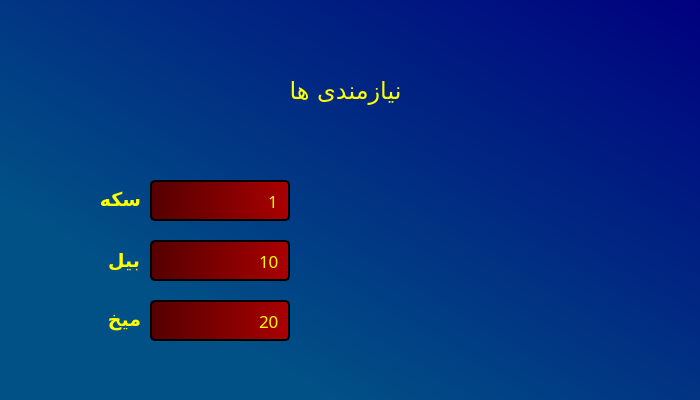
<?xml version="1.0" encoding="UTF-8"?>
<ui version="4.0">
 <class>LockLands</class>
 <widget class="QDialog" name="LockLands">
  <property name="geometry">
   <rect>
    <x>0</x>
    <y>0</y>
    <width>700</width>
    <height>400</height>
   </rect>
  </property>
  <property name="windowTitle">
   <string>Dialog</string>
  </property>
  <property name="styleSheet">
   <string notr="true">background-color: qlineargradient(spread:pad, x1:0.216346, y1:0.744, x2:1, y2:0, stop:0 rgba(1, 81, 134, 255), stop:1 rgba(0, 0, 127, 255));
</string>
  </property>
  <widget class="QLabel" name="pic">
   <property name="geometry">
    <rect>
     <x>350</x>
     <y>0</y>
     <width>401</width>
     <height>400</height>
    </rect>
   </property>
   <property name="styleSheet">
    <string notr="true">background-color: transparent;</string>
   </property>
   <property name="text">
    <string/>
   </property>
   <property name="pixmap">
    <pixmap resource="pic.qrc">:/tools/otherPic/doorLock.png</pixmap>
   </property>
   <property name="scaledContents">
    <bool>true</bool>
   </property>
  </widget>
  <widget class="QLabel" name="label">
   <property name="geometry">
    <rect>
     <x>270</x>
     <y>60</y>
     <width>151</width>
     <height>61</height>
    </rect>
   </property>
   <property name="font">
    <font>
     <family>B Morvarid</family>
     <pointsize>18</pointsize>
    </font>
   </property>
   <property name="styleSheet">
    <string notr="true">background-color: transparent;
color: rgb(255, 255, 0);</string>
   </property>
   <property name="text">
    <string>نیازمندی ها</string>
   </property>
   <property name="alignment">
    <set>Qt::AlignCenter</set>
   </property>
  </widget>
  <widget class="QLineEdit" name="nailShow">
   <property name="geometry">
    <rect>
     <x>150</x>
     <y>300</y>
     <width>140</width>
     <height>41</height>
    </rect>
   </property>
   <property name="palette">
    <palette>
     <active>
      <colorrole role="WindowText">
       <brush brushstyle="SolidPattern">
        <color alpha="255">
         <red>255</red>
         <green>255</green>
         <blue>0</blue>
        </color>
       </brush>
      </colorrole>
      <colorrole role="Button">
       <brush brushstyle="LinearGradientPattern">
        <gradient startx="0.000000000000000" starty="0.000000000000000" endx="1.000000000000000" endy="0.000000000000000" type="LinearGradient" spread="ReflectSpread" coordinatemode="ObjectBoundingMode">
         <gradientstop position="0.000000000000000">
          <color alpha="255">
           <red>85</red>
           <green>0</green>
           <blue>0</blue>
          </color>
         </gradientstop>
         <gradientstop position="1.000000000000000">
          <color alpha="255">
           <red>170</red>
           <green>0</green>
           <blue>0</blue>
          </color>
         </gradientstop>
        </gradient>
       </brush>
      </colorrole>
      <colorrole role="Text">
       <brush brushstyle="SolidPattern">
        <color alpha="255">
         <red>255</red>
         <green>255</green>
         <blue>0</blue>
        </color>
       </brush>
      </colorrole>
      <colorrole role="ButtonText">
       <brush brushstyle="SolidPattern">
        <color alpha="255">
         <red>255</red>
         <green>255</green>
         <blue>0</blue>
        </color>
       </brush>
      </colorrole>
      <colorrole role="Base">
       <brush brushstyle="LinearGradientPattern">
        <gradient startx="0.000000000000000" starty="0.000000000000000" endx="1.000000000000000" endy="0.000000000000000" type="LinearGradient" spread="ReflectSpread" coordinatemode="ObjectBoundingMode">
         <gradientstop position="0.000000000000000">
          <color alpha="255">
           <red>85</red>
           <green>0</green>
           <blue>0</blue>
          </color>
         </gradientstop>
         <gradientstop position="1.000000000000000">
          <color alpha="255">
           <red>170</red>
           <green>0</green>
           <blue>0</blue>
          </color>
         </gradientstop>
        </gradient>
       </brush>
      </colorrole>
      <colorrole role="Window">
       <brush brushstyle="LinearGradientPattern">
        <gradient startx="0.000000000000000" starty="0.000000000000000" endx="1.000000000000000" endy="0.000000000000000" type="LinearGradient" spread="ReflectSpread" coordinatemode="ObjectBoundingMode">
         <gradientstop position="0.000000000000000">
          <color alpha="255">
           <red>85</red>
           <green>0</green>
           <blue>0</blue>
          </color>
         </gradientstop>
         <gradientstop position="1.000000000000000">
          <color alpha="255">
           <red>170</red>
           <green>0</green>
           <blue>0</blue>
          </color>
         </gradientstop>
        </gradient>
       </brush>
      </colorrole>
      <colorrole role="PlaceholderText">
       <brush brushstyle="SolidPattern">
        <color alpha="128">
         <red>127</red>
         <green>127</green>
         <blue>127</blue>
        </color>
       </brush>
      </colorrole>
     </active>
     <inactive>
      <colorrole role="WindowText">
       <brush brushstyle="SolidPattern">
        <color alpha="255">
         <red>255</red>
         <green>255</green>
         <blue>0</blue>
        </color>
       </brush>
      </colorrole>
      <colorrole role="Button">
       <brush brushstyle="LinearGradientPattern">
        <gradient startx="0.000000000000000" starty="0.000000000000000" endx="1.000000000000000" endy="0.000000000000000" type="LinearGradient" spread="ReflectSpread" coordinatemode="ObjectBoundingMode">
         <gradientstop position="0.000000000000000">
          <color alpha="255">
           <red>85</red>
           <green>0</green>
           <blue>0</blue>
          </color>
         </gradientstop>
         <gradientstop position="1.000000000000000">
          <color alpha="255">
           <red>170</red>
           <green>0</green>
           <blue>0</blue>
          </color>
         </gradientstop>
        </gradient>
       </brush>
      </colorrole>
      <colorrole role="Text">
       <brush brushstyle="SolidPattern">
        <color alpha="255">
         <red>255</red>
         <green>255</green>
         <blue>0</blue>
        </color>
       </brush>
      </colorrole>
      <colorrole role="ButtonText">
       <brush brushstyle="SolidPattern">
        <color alpha="255">
         <red>255</red>
         <green>255</green>
         <blue>0</blue>
        </color>
       </brush>
      </colorrole>
      <colorrole role="Base">
       <brush brushstyle="LinearGradientPattern">
        <gradient startx="0.000000000000000" starty="0.000000000000000" endx="1.000000000000000" endy="0.000000000000000" type="LinearGradient" spread="ReflectSpread" coordinatemode="ObjectBoundingMode">
         <gradientstop position="0.000000000000000">
          <color alpha="255">
           <red>85</red>
           <green>0</green>
           <blue>0</blue>
          </color>
         </gradientstop>
         <gradientstop position="1.000000000000000">
          <color alpha="255">
           <red>170</red>
           <green>0</green>
           <blue>0</blue>
          </color>
         </gradientstop>
        </gradient>
       </brush>
      </colorrole>
      <colorrole role="Window">
       <brush brushstyle="LinearGradientPattern">
        <gradient startx="0.000000000000000" starty="0.000000000000000" endx="1.000000000000000" endy="0.000000000000000" type="LinearGradient" spread="ReflectSpread" coordinatemode="ObjectBoundingMode">
         <gradientstop position="0.000000000000000">
          <color alpha="255">
           <red>85</red>
           <green>0</green>
           <blue>0</blue>
          </color>
         </gradientstop>
         <gradientstop position="1.000000000000000">
          <color alpha="255">
           <red>170</red>
           <green>0</green>
           <blue>0</blue>
          </color>
         </gradientstop>
        </gradient>
       </brush>
      </colorrole>
      <colorrole role="PlaceholderText">
       <brush brushstyle="SolidPattern">
        <color alpha="128">
         <red>127</red>
         <green>127</green>
         <blue>127</blue>
        </color>
       </brush>
      </colorrole>
     </inactive>
     <disabled>
      <colorrole role="WindowText">
       <brush brushstyle="SolidPattern">
        <color alpha="255">
         <red>255</red>
         <green>255</green>
         <blue>0</blue>
        </color>
       </brush>
      </colorrole>
      <colorrole role="Button">
       <brush brushstyle="LinearGradientPattern">
        <gradient startx="0.000000000000000" starty="0.000000000000000" endx="1.000000000000000" endy="0.000000000000000" type="LinearGradient" spread="ReflectSpread" coordinatemode="ObjectBoundingMode">
         <gradientstop position="0.000000000000000">
          <color alpha="255">
           <red>85</red>
           <green>0</green>
           <blue>0</blue>
          </color>
         </gradientstop>
         <gradientstop position="1.000000000000000">
          <color alpha="255">
           <red>170</red>
           <green>0</green>
           <blue>0</blue>
          </color>
         </gradientstop>
        </gradient>
       </brush>
      </colorrole>
      <colorrole role="Text">
       <brush brushstyle="SolidPattern">
        <color alpha="255">
         <red>255</red>
         <green>255</green>
         <blue>0</blue>
        </color>
       </brush>
      </colorrole>
      <colorrole role="ButtonText">
       <brush brushstyle="SolidPattern">
        <color alpha="255">
         <red>255</red>
         <green>255</green>
         <blue>0</blue>
        </color>
       </brush>
      </colorrole>
      <colorrole role="Base">
       <brush brushstyle="LinearGradientPattern">
        <gradient startx="0.000000000000000" starty="0.000000000000000" endx="1.000000000000000" endy="0.000000000000000" type="LinearGradient" spread="ReflectSpread" coordinatemode="ObjectBoundingMode">
         <gradientstop position="0.000000000000000">
          <color alpha="255">
           <red>85</red>
           <green>0</green>
           <blue>0</blue>
          </color>
         </gradientstop>
         <gradientstop position="1.000000000000000">
          <color alpha="255">
           <red>170</red>
           <green>0</green>
           <blue>0</blue>
          </color>
         </gradientstop>
        </gradient>
       </brush>
      </colorrole>
      <colorrole role="Window">
       <brush brushstyle="LinearGradientPattern">
        <gradient startx="0.000000000000000" starty="0.000000000000000" endx="1.000000000000000" endy="0.000000000000000" type="LinearGradient" spread="ReflectSpread" coordinatemode="ObjectBoundingMode">
         <gradientstop position="0.000000000000000">
          <color alpha="255">
           <red>85</red>
           <green>0</green>
           <blue>0</blue>
          </color>
         </gradientstop>
         <gradientstop position="1.000000000000000">
          <color alpha="255">
           <red>170</red>
           <green>0</green>
           <blue>0</blue>
          </color>
         </gradientstop>
        </gradient>
       </brush>
      </colorrole>
      <colorrole role="PlaceholderText">
       <brush brushstyle="SolidPattern">
        <color alpha="128">
         <red>127</red>
         <green>127</green>
         <blue>127</blue>
        </color>
       </brush>
      </colorrole>
     </disabled>
    </palette>
   </property>
   <property name="font">
    <font>
     <family>Arial Rounded MT Bold</family>
     <pointsize>13</pointsize>
     <weight>50</weight>
     <bold>false</bold>
    </font>
   </property>
   <property name="cursor">
    <cursorShape>ArrowCursor</cursorShape>
   </property>
   <property name="focusPolicy">
    <enum>Qt::NoFocus</enum>
   </property>
   <property name="styleSheet">
    <string notr="true">background-color: qlineargradient(spread:reflect, x1:0, y1:0, x2:1, y2:0, stop:0 rgba(85, 0, 0, 255), stop:1 rgba(170, 0, 0, 255));
color: rgb(255, 255, 0);
border:2px solid black;
border-radius:5px;
padding:6px;

</string>
   </property>
   <property name="text">
    <string>20</string>
   </property>
   <property name="maxLength">
    <number>20</number>
   </property>
   <property name="echoMode">
    <enum>QLineEdit::Normal</enum>
   </property>
   <property name="cursorPosition">
    <number>2</number>
   </property>
   <property name="alignment">
    <set>Qt::AlignRight|Qt::AlignTrailing|Qt::AlignVCenter</set>
   </property>
   <property name="dragEnabled">
    <bool>false</bool>
   </property>
   <property name="readOnly">
    <bool>true</bool>
   </property>
   <property name="cursorMoveStyle">
    <enum>Qt::LogicalMoveStyle</enum>
   </property>
   <property name="clearButtonEnabled">
    <bool>false</bool>
   </property>
  </widget>
  <widget class="QLabel" name="nail">
   <property name="geometry">
    <rect>
     <x>50</x>
     <y>299</y>
     <width>91</width>
     <height>41</height>
    </rect>
   </property>
   <property name="font">
    <font>
     <family>B Koodak</family>
     <pointsize>14</pointsize>
     <weight>75</weight>
     <bold>true</bold>
    </font>
   </property>
   <property name="styleSheet">
    <string notr="true">color: rgb(255, 255, 0);
background-color: transparent;</string>
   </property>
   <property name="midLineWidth">
    <number>0</number>
   </property>
   <property name="text">
    <string>میخ</string>
   </property>
   <property name="textFormat">
    <enum>Qt::PlainText</enum>
   </property>
   <property name="alignment">
    <set>Qt::AlignLeading|Qt::AlignLeft|Qt::AlignVCenter</set>
   </property>
  </widget>
  <widget class="QLineEdit" name="shovelShow">
   <property name="geometry">
    <rect>
     <x>150</x>
     <y>240</y>
     <width>140</width>
     <height>41</height>
    </rect>
   </property>
   <property name="palette">
    <palette>
     <active>
      <colorrole role="WindowText">
       <brush brushstyle="SolidPattern">
        <color alpha="255">
         <red>255</red>
         <green>255</green>
         <blue>0</blue>
        </color>
       </brush>
      </colorrole>
      <colorrole role="Button">
       <brush brushstyle="LinearGradientPattern">
        <gradient startx="0.000000000000000" starty="0.000000000000000" endx="1.000000000000000" endy="0.000000000000000" type="LinearGradient" spread="ReflectSpread" coordinatemode="ObjectBoundingMode">
         <gradientstop position="0.000000000000000">
          <color alpha="255">
           <red>85</red>
           <green>0</green>
           <blue>0</blue>
          </color>
         </gradientstop>
         <gradientstop position="1.000000000000000">
          <color alpha="255">
           <red>170</red>
           <green>0</green>
           <blue>0</blue>
          </color>
         </gradientstop>
        </gradient>
       </brush>
      </colorrole>
      <colorrole role="Text">
       <brush brushstyle="SolidPattern">
        <color alpha="255">
         <red>255</red>
         <green>255</green>
         <blue>0</blue>
        </color>
       </brush>
      </colorrole>
      <colorrole role="ButtonText">
       <brush brushstyle="SolidPattern">
        <color alpha="255">
         <red>255</red>
         <green>255</green>
         <blue>0</blue>
        </color>
       </brush>
      </colorrole>
      <colorrole role="Base">
       <brush brushstyle="LinearGradientPattern">
        <gradient startx="0.000000000000000" starty="0.000000000000000" endx="1.000000000000000" endy="0.000000000000000" type="LinearGradient" spread="ReflectSpread" coordinatemode="ObjectBoundingMode">
         <gradientstop position="0.000000000000000">
          <color alpha="255">
           <red>85</red>
           <green>0</green>
           <blue>0</blue>
          </color>
         </gradientstop>
         <gradientstop position="1.000000000000000">
          <color alpha="255">
           <red>170</red>
           <green>0</green>
           <blue>0</blue>
          </color>
         </gradientstop>
        </gradient>
       </brush>
      </colorrole>
      <colorrole role="Window">
       <brush brushstyle="LinearGradientPattern">
        <gradient startx="0.000000000000000" starty="0.000000000000000" endx="1.000000000000000" endy="0.000000000000000" type="LinearGradient" spread="ReflectSpread" coordinatemode="ObjectBoundingMode">
         <gradientstop position="0.000000000000000">
          <color alpha="255">
           <red>85</red>
           <green>0</green>
           <blue>0</blue>
          </color>
         </gradientstop>
         <gradientstop position="1.000000000000000">
          <color alpha="255">
           <red>170</red>
           <green>0</green>
           <blue>0</blue>
          </color>
         </gradientstop>
        </gradient>
       </brush>
      </colorrole>
      <colorrole role="PlaceholderText">
       <brush brushstyle="SolidPattern">
        <color alpha="128">
         <red>127</red>
         <green>127</green>
         <blue>127</blue>
        </color>
       </brush>
      </colorrole>
     </active>
     <inactive>
      <colorrole role="WindowText">
       <brush brushstyle="SolidPattern">
        <color alpha="255">
         <red>255</red>
         <green>255</green>
         <blue>0</blue>
        </color>
       </brush>
      </colorrole>
      <colorrole role="Button">
       <brush brushstyle="LinearGradientPattern">
        <gradient startx="0.000000000000000" starty="0.000000000000000" endx="1.000000000000000" endy="0.000000000000000" type="LinearGradient" spread="ReflectSpread" coordinatemode="ObjectBoundingMode">
         <gradientstop position="0.000000000000000">
          <color alpha="255">
           <red>85</red>
           <green>0</green>
           <blue>0</blue>
          </color>
         </gradientstop>
         <gradientstop position="1.000000000000000">
          <color alpha="255">
           <red>170</red>
           <green>0</green>
           <blue>0</blue>
          </color>
         </gradientstop>
        </gradient>
       </brush>
      </colorrole>
      <colorrole role="Text">
       <brush brushstyle="SolidPattern">
        <color alpha="255">
         <red>255</red>
         <green>255</green>
         <blue>0</blue>
        </color>
       </brush>
      </colorrole>
      <colorrole role="ButtonText">
       <brush brushstyle="SolidPattern">
        <color alpha="255">
         <red>255</red>
         <green>255</green>
         <blue>0</blue>
        </color>
       </brush>
      </colorrole>
      <colorrole role="Base">
       <brush brushstyle="LinearGradientPattern">
        <gradient startx="0.000000000000000" starty="0.000000000000000" endx="1.000000000000000" endy="0.000000000000000" type="LinearGradient" spread="ReflectSpread" coordinatemode="ObjectBoundingMode">
         <gradientstop position="0.000000000000000">
          <color alpha="255">
           <red>85</red>
           <green>0</green>
           <blue>0</blue>
          </color>
         </gradientstop>
         <gradientstop position="1.000000000000000">
          <color alpha="255">
           <red>170</red>
           <green>0</green>
           <blue>0</blue>
          </color>
         </gradientstop>
        </gradient>
       </brush>
      </colorrole>
      <colorrole role="Window">
       <brush brushstyle="LinearGradientPattern">
        <gradient startx="0.000000000000000" starty="0.000000000000000" endx="1.000000000000000" endy="0.000000000000000" type="LinearGradient" spread="ReflectSpread" coordinatemode="ObjectBoundingMode">
         <gradientstop position="0.000000000000000">
          <color alpha="255">
           <red>85</red>
           <green>0</green>
           <blue>0</blue>
          </color>
         </gradientstop>
         <gradientstop position="1.000000000000000">
          <color alpha="255">
           <red>170</red>
           <green>0</green>
           <blue>0</blue>
          </color>
         </gradientstop>
        </gradient>
       </brush>
      </colorrole>
      <colorrole role="PlaceholderText">
       <brush brushstyle="SolidPattern">
        <color alpha="128">
         <red>127</red>
         <green>127</green>
         <blue>127</blue>
        </color>
       </brush>
      </colorrole>
     </inactive>
     <disabled>
      <colorrole role="WindowText">
       <brush brushstyle="SolidPattern">
        <color alpha="255">
         <red>255</red>
         <green>255</green>
         <blue>0</blue>
        </color>
       </brush>
      </colorrole>
      <colorrole role="Button">
       <brush brushstyle="LinearGradientPattern">
        <gradient startx="0.000000000000000" starty="0.000000000000000" endx="1.000000000000000" endy="0.000000000000000" type="LinearGradient" spread="ReflectSpread" coordinatemode="ObjectBoundingMode">
         <gradientstop position="0.000000000000000">
          <color alpha="255">
           <red>85</red>
           <green>0</green>
           <blue>0</blue>
          </color>
         </gradientstop>
         <gradientstop position="1.000000000000000">
          <color alpha="255">
           <red>170</red>
           <green>0</green>
           <blue>0</blue>
          </color>
         </gradientstop>
        </gradient>
       </brush>
      </colorrole>
      <colorrole role="Text">
       <brush brushstyle="SolidPattern">
        <color alpha="255">
         <red>255</red>
         <green>255</green>
         <blue>0</blue>
        </color>
       </brush>
      </colorrole>
      <colorrole role="ButtonText">
       <brush brushstyle="SolidPattern">
        <color alpha="255">
         <red>255</red>
         <green>255</green>
         <blue>0</blue>
        </color>
       </brush>
      </colorrole>
      <colorrole role="Base">
       <brush brushstyle="LinearGradientPattern">
        <gradient startx="0.000000000000000" starty="0.000000000000000" endx="1.000000000000000" endy="0.000000000000000" type="LinearGradient" spread="ReflectSpread" coordinatemode="ObjectBoundingMode">
         <gradientstop position="0.000000000000000">
          <color alpha="255">
           <red>85</red>
           <green>0</green>
           <blue>0</blue>
          </color>
         </gradientstop>
         <gradientstop position="1.000000000000000">
          <color alpha="255">
           <red>170</red>
           <green>0</green>
           <blue>0</blue>
          </color>
         </gradientstop>
        </gradient>
       </brush>
      </colorrole>
      <colorrole role="Window">
       <brush brushstyle="LinearGradientPattern">
        <gradient startx="0.000000000000000" starty="0.000000000000000" endx="1.000000000000000" endy="0.000000000000000" type="LinearGradient" spread="ReflectSpread" coordinatemode="ObjectBoundingMode">
         <gradientstop position="0.000000000000000">
          <color alpha="255">
           <red>85</red>
           <green>0</green>
           <blue>0</blue>
          </color>
         </gradientstop>
         <gradientstop position="1.000000000000000">
          <color alpha="255">
           <red>170</red>
           <green>0</green>
           <blue>0</blue>
          </color>
         </gradientstop>
        </gradient>
       </brush>
      </colorrole>
      <colorrole role="PlaceholderText">
       <brush brushstyle="SolidPattern">
        <color alpha="128">
         <red>127</red>
         <green>127</green>
         <blue>127</blue>
        </color>
       </brush>
      </colorrole>
     </disabled>
    </palette>
   </property>
   <property name="font">
    <font>
     <family>Arial Rounded MT Bold</family>
     <pointsize>13</pointsize>
     <weight>50</weight>
     <bold>false</bold>
    </font>
   </property>
   <property name="cursor">
    <cursorShape>ArrowCursor</cursorShape>
   </property>
   <property name="focusPolicy">
    <enum>Qt::NoFocus</enum>
   </property>
   <property name="styleSheet">
    <string notr="true">background-color: qlineargradient(spread:reflect, x1:0, y1:0, x2:1, y2:0, stop:0 rgba(85, 0, 0, 255), stop:1 rgba(170, 0, 0, 255));
color: rgb(255, 255, 0);
border:2px solid black;
border-radius:5px;
padding:6px;

</string>
   </property>
   <property name="text">
    <string>10</string>
   </property>
   <property name="maxLength">
    <number>30</number>
   </property>
   <property name="echoMode">
    <enum>QLineEdit::Normal</enum>
   </property>
   <property name="cursorPosition">
    <number>2</number>
   </property>
   <property name="alignment">
    <set>Qt::AlignRight|Qt::AlignTrailing|Qt::AlignVCenter</set>
   </property>
   <property name="dragEnabled">
    <bool>false</bool>
   </property>
   <property name="readOnly">
    <bool>true</bool>
   </property>
   <property name="cursorMoveStyle">
    <enum>Qt::LogicalMoveStyle</enum>
   </property>
   <property name="clearButtonEnabled">
    <bool>false</bool>
   </property>
  </widget>
  <widget class="QLabel" name="coin">
   <property name="geometry">
    <rect>
     <x>50</x>
     <y>179</y>
     <width>91</width>
     <height>41</height>
    </rect>
   </property>
   <property name="font">
    <font>
     <family>B Koodak</family>
     <pointsize>14</pointsize>
     <weight>75</weight>
     <bold>true</bold>
    </font>
   </property>
   <property name="styleSheet">
    <string notr="true">color: rgb(255, 255, 0);
background-color: transparent;</string>
   </property>
   <property name="midLineWidth">
    <number>0</number>
   </property>
   <property name="text">
    <string>سکه</string>
   </property>
   <property name="textFormat">
    <enum>Qt::PlainText</enum>
   </property>
   <property name="alignment">
    <set>Qt::AlignLeading|Qt::AlignLeft|Qt::AlignVCenter</set>
   </property>
  </widget>
  <widget class="QLabel" name="nailPic">
   <property name="geometry">
    <rect>
     <x>160</x>
     <y>303</y>
     <width>35</width>
     <height>35</height>
    </rect>
   </property>
   <property name="styleSheet">
    <string notr="true">background-color: transparent;</string>
   </property>
   <property name="text">
    <string/>
   </property>
   <property name="pixmap">
    <pixmap resource="pic.qrc">:/storage/otherPic/storage/nail.png</pixmap>
   </property>
   <property name="scaledContents">
    <bool>true</bool>
   </property>
  </widget>
  <widget class="QLabel" name="shovel">
   <property name="geometry">
    <rect>
     <x>50</x>
     <y>240</y>
     <width>90</width>
     <height>41</height>
    </rect>
   </property>
   <property name="font">
    <font>
     <family>B Koodak</family>
     <pointsize>14</pointsize>
     <weight>75</weight>
     <bold>true</bold>
    </font>
   </property>
   <property name="styleSheet">
    <string notr="true">color: rgb(255, 255, 0);
background-color: transparent;</string>
   </property>
   <property name="midLineWidth">
    <number>0</number>
   </property>
   <property name="text">
    <string>بیل</string>
   </property>
   <property name="textFormat">
    <enum>Qt::PlainText</enum>
   </property>
   <property name="alignment">
    <set>Qt::AlignLeading|Qt::AlignLeft|Qt::AlignVCenter</set>
   </property>
  </widget>
  <widget class="QLineEdit" name="coinShow">
   <property name="geometry">
    <rect>
     <x>150</x>
     <y>180</y>
     <width>140</width>
     <height>41</height>
    </rect>
   </property>
   <property name="palette">
    <palette>
     <active>
      <colorrole role="WindowText">
       <brush brushstyle="SolidPattern">
        <color alpha="255">
         <red>255</red>
         <green>255</green>
         <blue>0</blue>
        </color>
       </brush>
      </colorrole>
      <colorrole role="Button">
       <brush brushstyle="LinearGradientPattern">
        <gradient startx="0.000000000000000" starty="0.000000000000000" endx="1.000000000000000" endy="0.000000000000000" type="LinearGradient" spread="ReflectSpread" coordinatemode="ObjectBoundingMode">
         <gradientstop position="0.000000000000000">
          <color alpha="255">
           <red>85</red>
           <green>0</green>
           <blue>0</blue>
          </color>
         </gradientstop>
         <gradientstop position="1.000000000000000">
          <color alpha="255">
           <red>170</red>
           <green>0</green>
           <blue>0</blue>
          </color>
         </gradientstop>
        </gradient>
       </brush>
      </colorrole>
      <colorrole role="Text">
       <brush brushstyle="SolidPattern">
        <color alpha="255">
         <red>255</red>
         <green>255</green>
         <blue>0</blue>
        </color>
       </brush>
      </colorrole>
      <colorrole role="ButtonText">
       <brush brushstyle="SolidPattern">
        <color alpha="255">
         <red>255</red>
         <green>255</green>
         <blue>0</blue>
        </color>
       </brush>
      </colorrole>
      <colorrole role="Base">
       <brush brushstyle="LinearGradientPattern">
        <gradient startx="0.000000000000000" starty="0.000000000000000" endx="1.000000000000000" endy="0.000000000000000" type="LinearGradient" spread="ReflectSpread" coordinatemode="ObjectBoundingMode">
         <gradientstop position="0.000000000000000">
          <color alpha="255">
           <red>85</red>
           <green>0</green>
           <blue>0</blue>
          </color>
         </gradientstop>
         <gradientstop position="1.000000000000000">
          <color alpha="255">
           <red>170</red>
           <green>0</green>
           <blue>0</blue>
          </color>
         </gradientstop>
        </gradient>
       </brush>
      </colorrole>
      <colorrole role="Window">
       <brush brushstyle="LinearGradientPattern">
        <gradient startx="0.000000000000000" starty="0.000000000000000" endx="1.000000000000000" endy="0.000000000000000" type="LinearGradient" spread="ReflectSpread" coordinatemode="ObjectBoundingMode">
         <gradientstop position="0.000000000000000">
          <color alpha="255">
           <red>85</red>
           <green>0</green>
           <blue>0</blue>
          </color>
         </gradientstop>
         <gradientstop position="1.000000000000000">
          <color alpha="255">
           <red>170</red>
           <green>0</green>
           <blue>0</blue>
          </color>
         </gradientstop>
        </gradient>
       </brush>
      </colorrole>
      <colorrole role="PlaceholderText">
       <brush brushstyle="SolidPattern">
        <color alpha="128">
         <red>127</red>
         <green>127</green>
         <blue>127</blue>
        </color>
       </brush>
      </colorrole>
     </active>
     <inactive>
      <colorrole role="WindowText">
       <brush brushstyle="SolidPattern">
        <color alpha="255">
         <red>255</red>
         <green>255</green>
         <blue>0</blue>
        </color>
       </brush>
      </colorrole>
      <colorrole role="Button">
       <brush brushstyle="LinearGradientPattern">
        <gradient startx="0.000000000000000" starty="0.000000000000000" endx="1.000000000000000" endy="0.000000000000000" type="LinearGradient" spread="ReflectSpread" coordinatemode="ObjectBoundingMode">
         <gradientstop position="0.000000000000000">
          <color alpha="255">
           <red>85</red>
           <green>0</green>
           <blue>0</blue>
          </color>
         </gradientstop>
         <gradientstop position="1.000000000000000">
          <color alpha="255">
           <red>170</red>
           <green>0</green>
           <blue>0</blue>
          </color>
         </gradientstop>
        </gradient>
       </brush>
      </colorrole>
      <colorrole role="Text">
       <brush brushstyle="SolidPattern">
        <color alpha="255">
         <red>255</red>
         <green>255</green>
         <blue>0</blue>
        </color>
       </brush>
      </colorrole>
      <colorrole role="ButtonText">
       <brush brushstyle="SolidPattern">
        <color alpha="255">
         <red>255</red>
         <green>255</green>
         <blue>0</blue>
        </color>
       </brush>
      </colorrole>
      <colorrole role="Base">
       <brush brushstyle="LinearGradientPattern">
        <gradient startx="0.000000000000000" starty="0.000000000000000" endx="1.000000000000000" endy="0.000000000000000" type="LinearGradient" spread="ReflectSpread" coordinatemode="ObjectBoundingMode">
         <gradientstop position="0.000000000000000">
          <color alpha="255">
           <red>85</red>
           <green>0</green>
           <blue>0</blue>
          </color>
         </gradientstop>
         <gradientstop position="1.000000000000000">
          <color alpha="255">
           <red>170</red>
           <green>0</green>
           <blue>0</blue>
          </color>
         </gradientstop>
        </gradient>
       </brush>
      </colorrole>
      <colorrole role="Window">
       <brush brushstyle="LinearGradientPattern">
        <gradient startx="0.000000000000000" starty="0.000000000000000" endx="1.000000000000000" endy="0.000000000000000" type="LinearGradient" spread="ReflectSpread" coordinatemode="ObjectBoundingMode">
         <gradientstop position="0.000000000000000">
          <color alpha="255">
           <red>85</red>
           <green>0</green>
           <blue>0</blue>
          </color>
         </gradientstop>
         <gradientstop position="1.000000000000000">
          <color alpha="255">
           <red>170</red>
           <green>0</green>
           <blue>0</blue>
          </color>
         </gradientstop>
        </gradient>
       </brush>
      </colorrole>
      <colorrole role="PlaceholderText">
       <brush brushstyle="SolidPattern">
        <color alpha="128">
         <red>127</red>
         <green>127</green>
         <blue>127</blue>
        </color>
       </brush>
      </colorrole>
     </inactive>
     <disabled>
      <colorrole role="WindowText">
       <brush brushstyle="SolidPattern">
        <color alpha="255">
         <red>255</red>
         <green>255</green>
         <blue>0</blue>
        </color>
       </brush>
      </colorrole>
      <colorrole role="Button">
       <brush brushstyle="LinearGradientPattern">
        <gradient startx="0.000000000000000" starty="0.000000000000000" endx="1.000000000000000" endy="0.000000000000000" type="LinearGradient" spread="ReflectSpread" coordinatemode="ObjectBoundingMode">
         <gradientstop position="0.000000000000000">
          <color alpha="255">
           <red>85</red>
           <green>0</green>
           <blue>0</blue>
          </color>
         </gradientstop>
         <gradientstop position="1.000000000000000">
          <color alpha="255">
           <red>170</red>
           <green>0</green>
           <blue>0</blue>
          </color>
         </gradientstop>
        </gradient>
       </brush>
      </colorrole>
      <colorrole role="Text">
       <brush brushstyle="SolidPattern">
        <color alpha="255">
         <red>255</red>
         <green>255</green>
         <blue>0</blue>
        </color>
       </brush>
      </colorrole>
      <colorrole role="ButtonText">
       <brush brushstyle="SolidPattern">
        <color alpha="255">
         <red>255</red>
         <green>255</green>
         <blue>0</blue>
        </color>
       </brush>
      </colorrole>
      <colorrole role="Base">
       <brush brushstyle="LinearGradientPattern">
        <gradient startx="0.000000000000000" starty="0.000000000000000" endx="1.000000000000000" endy="0.000000000000000" type="LinearGradient" spread="ReflectSpread" coordinatemode="ObjectBoundingMode">
         <gradientstop position="0.000000000000000">
          <color alpha="255">
           <red>85</red>
           <green>0</green>
           <blue>0</blue>
          </color>
         </gradientstop>
         <gradientstop position="1.000000000000000">
          <color alpha="255">
           <red>170</red>
           <green>0</green>
           <blue>0</blue>
          </color>
         </gradientstop>
        </gradient>
       </brush>
      </colorrole>
      <colorrole role="Window">
       <brush brushstyle="LinearGradientPattern">
        <gradient startx="0.000000000000000" starty="0.000000000000000" endx="1.000000000000000" endy="0.000000000000000" type="LinearGradient" spread="ReflectSpread" coordinatemode="ObjectBoundingMode">
         <gradientstop position="0.000000000000000">
          <color alpha="255">
           <red>85</red>
           <green>0</green>
           <blue>0</blue>
          </color>
         </gradientstop>
         <gradientstop position="1.000000000000000">
          <color alpha="255">
           <red>170</red>
           <green>0</green>
           <blue>0</blue>
          </color>
         </gradientstop>
        </gradient>
       </brush>
      </colorrole>
      <colorrole role="PlaceholderText">
       <brush brushstyle="SolidPattern">
        <color alpha="128">
         <red>127</red>
         <green>127</green>
         <blue>127</blue>
        </color>
       </brush>
      </colorrole>
     </disabled>
    </palette>
   </property>
   <property name="font">
    <font>
     <family>Arial Rounded MT Bold</family>
     <pointsize>13</pointsize>
     <weight>50</weight>
     <bold>false</bold>
    </font>
   </property>
   <property name="cursor">
    <cursorShape>ArrowCursor</cursorShape>
   </property>
   <property name="focusPolicy">
    <enum>Qt::NoFocus</enum>
   </property>
   <property name="styleSheet">
    <string notr="true">background-color: qlineargradient(spread:reflect, x1:0, y1:0, x2:1, y2:0, stop:0 rgba(85, 0, 0, 255), stop:1 rgba(170, 0, 0, 255));
color: rgb(255, 255, 0);
border:2px solid black;
border-radius:5px;
padding:6px;

</string>
   </property>
   <property name="text">
    <string>1</string>
   </property>
   <property name="maxLength">
    <number>20</number>
   </property>
   <property name="echoMode">
    <enum>QLineEdit::Normal</enum>
   </property>
   <property name="cursorPosition">
    <number>1</number>
   </property>
   <property name="alignment">
    <set>Qt::AlignRight|Qt::AlignTrailing|Qt::AlignVCenter</set>
   </property>
   <property name="dragEnabled">
    <bool>false</bool>
   </property>
   <property name="readOnly">
    <bool>true</bool>
   </property>
   <property name="cursorMoveStyle">
    <enum>Qt::LogicalMoveStyle</enum>
   </property>
   <property name="clearButtonEnabled">
    <bool>false</bool>
   </property>
  </widget>
  <widget class="QLabel" name="shovelPic">
   <property name="geometry">
    <rect>
     <x>160</x>
     <y>243</y>
     <width>35</width>
     <height>35</height>
    </rect>
   </property>
   <property name="styleSheet">
    <string notr="true">background-color: transparent;</string>
   </property>
   <property name="text">
    <string/>
   </property>
   <property name="pixmap">
    <pixmap resource="pic.qrc">:/storage/otherPic/storage/shovel.png</pixmap>
   </property>
   <property name="scaledContents">
    <bool>true</bool>
   </property>
  </widget>
  <widget class="QLabel" name="coinPic">
   <property name="geometry">
    <rect>
     <x>160</x>
     <y>183</y>
     <width>35</width>
     <height>35</height>
    </rect>
   </property>
   <property name="styleSheet">
    <string notr="true">background-color: transparent;</string>
   </property>
   <property name="text">
    <string/>
   </property>
   <property name="pixmap">
    <pixmap resource="pic.qrc">:/storage/otherPic/storage/coin.png</pixmap>
   </property>
   <property name="scaledContents">
    <bool>true</bool>
   </property>
  </widget>
  <widget class="QPushButton" name="unlock">
   <property name="geometry">
    <rect>
     <x>120</x>
     <y>60</y>
     <width>61</width>
     <height>51</height>
    </rect>
   </property>
   <property name="cursor">
    <cursorShape>PointingHandCursor</cursorShape>
   </property>
   <property name="styleSheet">
    <string notr="true">QPushButton:pressed{
	background-color: transparent;
}
</string>
   </property>
   <property name="text">
    <string/>
   </property>
   <property name="icon">
    <iconset resource="pic.qrc">
     <normaloff>:/tools/otherPic/padlock.png</normaloff>:/tools/otherPic/padlock.png</iconset>
   </property>
   <property name="iconSize">
    <size>
     <width>50</width>
     <height>50</height>
    </size>
   </property>
   <property name="autoDefault">
    <bool>false</bool>
   </property>
   <property name="flat">
    <bool>true</bool>
   </property>
  </widget>
 </widget>
 <resources>
  <include location="pic.qrc"/>
 </resources>
 <connections/>
</ui>
